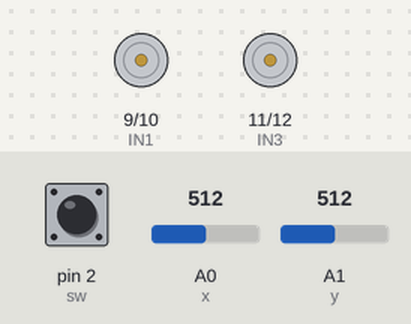
The sketch below on a simulated Arduino Uno, built with avr-gcc and run on an emulated ATmega328P. On the bench: motor-driver pin pairs drawn as motors (green arrow = first pin HIGH = forward, orange = second pin HIGH = backward, longer = more drive, scaled by the enable pin). Inputs (shaded band) come from the test bench; at power-on: A0 (x) = 512, A1 (y) = 512, pin 2 (sw) HIGH.

Above: at 1.2 s.
1.3 s: A0 (x) set to 588
2.8 s: A0 (x) set to 610
At 3.9 s:
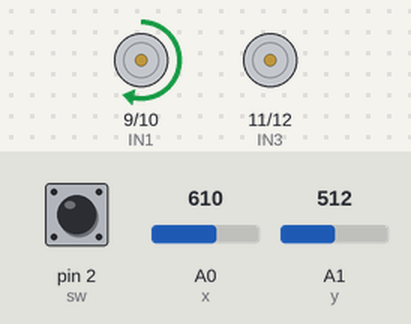
4.3 s: A1 (y) set to 589
5.8 s: A1 (y) set to 612
At 6.2 s:
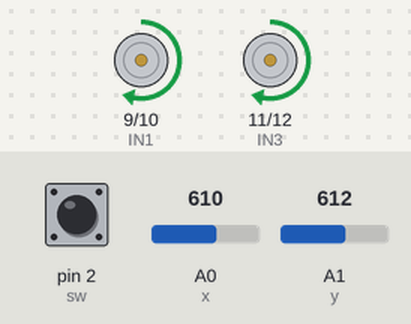
7.3 s: A0 (x) set to 409
8.8 s: A0 (x) set to 384
At 9.6 s:
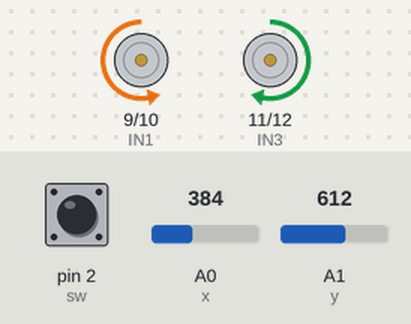
Timing chart, 0 to 11.3 s (numbered marks = the images above; inputs shaded):
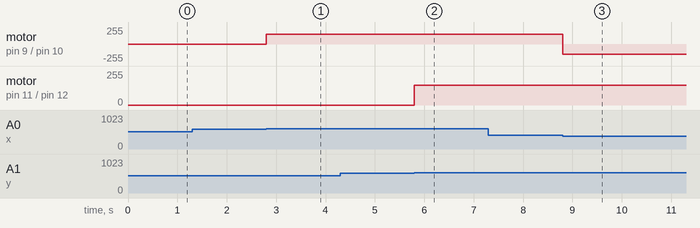

Measured:
- the behaviour switches between 600 and 601 on A0 (x) (found by bisection; images 0 and 1)
- the behaviour switches between 600 and 601 on A1 (y) (found by bisection; images 1 and 2)
- the behaviour switches between 400 and 399 on A0 (x) (found by bisection; images 2 and 3)
- after the input at 1.3 s, every drawn part: stays the same
- after the input at 2.8 s, motor on pin 9 (IN1) / pin 10 (IN2): stopped → forward 150/255 at once
- after the input at 4.3 s, every drawn part: stays the same
- after the input at 5.8 s, motor on pin 11 (IN3) / pin 12 (IN4): stopped → forward 150/255 at once
- after the input at 7.3 s, every drawn part: stays the same
- after the input at 8.8 s, motor on pin 9 (IN1) / pin 10 (IN2): forward 150/255 → backward 150/255 at once

The sketch:

Joystick_with_2_motors.ino
```cpp
int ENA = 3;
int IN1 = 9;
int IN2 = 10;
int IN3 = 11;
int IN4 = 12;
int ENB = 5;
int x = A0;
int y = A1;
int sw = 2;
int x_pos;
int y_pos;
void setup() {
pinMode(ENA, OUTPUT);
pinMode(IN1, OUTPUT);
pinMode(IN2, OUTPUT);
pinMode(IN3, OUTPUT);
pinMode(IN4, OUTPUT);
pinMode(ENB, OUTPUT);
analogWrite(ENA, 150);
analogWrite(ENB, 150);
pinMode (x, INPUT);
pinMode (y, INPUT);
pinMode (sw,INPUT_PULLUP);
}

void loop() {

x_pos = analogRead (x);
y_pos = analogRead (y);

if (x_pos < 400){
digitalWrite(IN1, LOW);
digitalWrite(IN2, HIGH);}

else if (x_pos > 600){
digitalWrite(IN1, HIGH);
digitalWrite(IN2, LOW);}

if (y_pos < 400){
digitalWrite(IN3, LOW);
digitalWrite(IN4, HIGH);}

else if (y_pos > 600){
digitalWrite(IN3, HIGH);
digitalWrite(IN4, LOW);}

if (digitalRead(sw)==LOW){
digitalWrite(IN1, HIGH);
digitalWrite(IN2, LOW);
digitalWrite(IN3, HIGH);
digitalWrite(IN4, LOW);}

}
```
